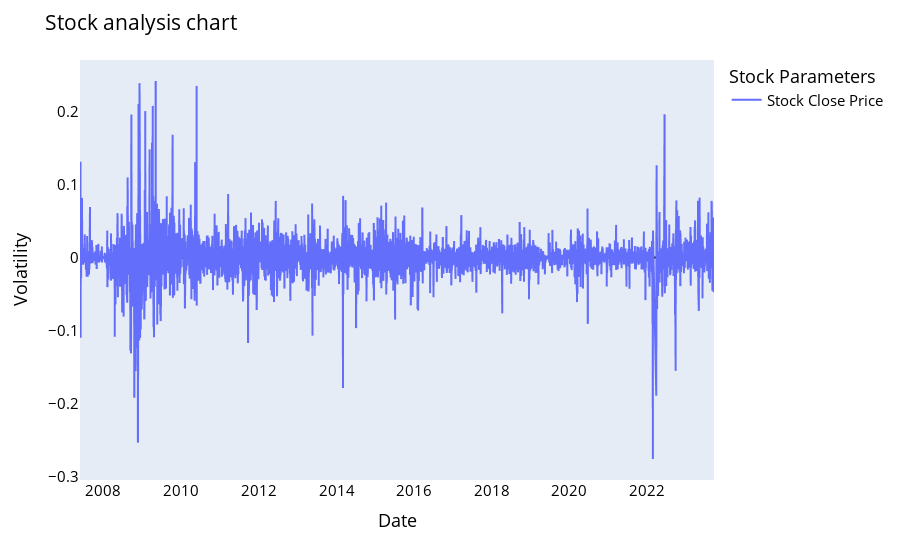

Notebook cell for this chart:
### Code cell
fig = px.line(historical_prices, x=historical_prices.date, y=[historical_prices['Log_returns']],
             labels={'date': 'Date','value':'Volatility'})
fig.update_layout(title_text='Stock analysis chart', font_size=15, font_color='black',legend_title_text='Stock Parameters')
fig.for_each_trace(lambda t:  t.update(name = next(names)))
fig.update_xaxes(showgrid=False)
fig.update_yaxes(showgrid=False,zeroline=True, zerolinewidth=2, zerolinecolor='Black')

fig.show()

### Figure 1 — Plotly figure (JSON) as saved in the notebook; plotly's stock layout.template omitted (floating-point values rounded to 4 significant figures; data arrays with more than 128 entries replaced by an {"elided": "..."} marker saying what was removed)
{"data": [{"hovertemplate": "variable=Log_returns<br>Date=%{x}<br>Volatility=%{y}<extra></extra>", "legendgroup": "Log_returns", "line": {"color": "#636efa", "dash": "solid"}, "marker": {"symbol": "circle"}, "mode": "lines", "name": "Stock Close Price", "showlegend": true, "type": "scattergl", "x": {"elided": "4077 str values"}, "xaxis": "x", "y": {"elided": "4077 float values"}, "yaxis": "y"}], "layout": {"font": {"color": "black", "size": 15}, "legend": {"title": {"text": "Stock Parameters"}, "tracegroupgap": 0}, "margin": {"t": 60}, "title": {"text": "Stock analysis chart"}, "xaxis": {"anchor": "y", "domain": [0, 1], "showgrid": false, "title": {"text": "Date"}}, "yaxis": {"anchor": "x", "domain": [0, 1], "showgrid": false, "title": {"text": "Volatility"}, "zeroline": true, "zerolinecolor": "Black", "zerolinewidth": 2}}}
